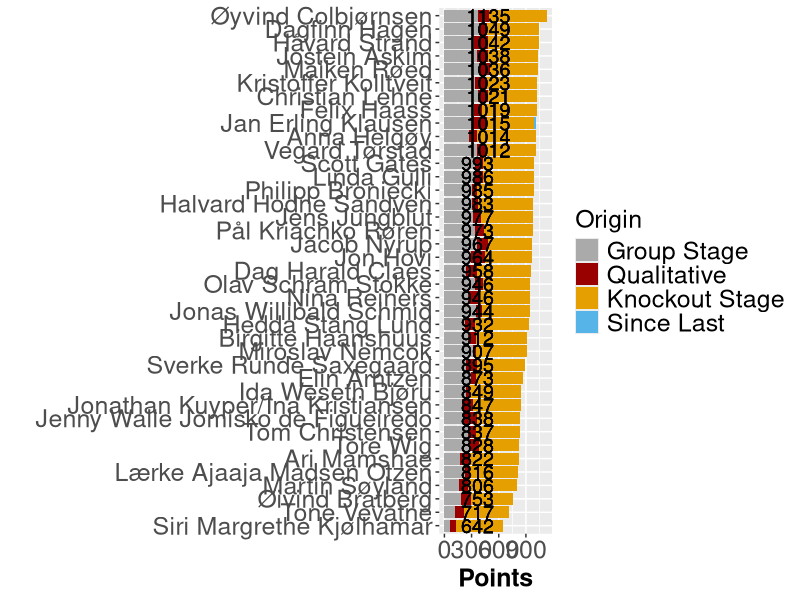

This figure's R source:
## ---- chunk 1

library(tidyverse)
library(readxl)
library(knitr)

knitr::opts_chunk$set(out.width = "100%")

## ---- chunk 2

invisible(Sys.setlocale())
poeng_prev <- tbl_df(read.csv("details49_.csv", sep=";", header = FALSE, encoding = "utf-8"))
poeng_prev$total_prev <- poeng_prev$V2 + poeng_prev$V3 + poeng_prev$V4
poeng_prev <- poeng_prev %>% select(V1, total_prev)

poeng <- tbl_df(read.csv("details49.csv", sep=";", header = FALSE))

poeng$total <- poeng$V2 + poeng$V3 + poeng$V4

poeng <- inner_join(poeng, poeng_prev, by="V1")
poeng$diff <- poeng$total - poeng$total_prev

poeng <- rename(poeng, V35 = V4)
poeng <- rename(poeng, V34 = V3)
poeng <- rename(poeng, V36 = V2)
poeng$V34 <-poeng$V34 - poeng$diff


long_pong <- poeng %>% select(V1, V34, V35, V36, total, diff)  %>% gather(key = V, -V1, -total, value = poeng) %>% arrange(V)

invisible(Sys.setlocale())
ggplot(data = long_pong, aes(x = reorder(V1, total), y=poeng, fill = V)) + 
  geom_bar(stat = "identity") +
  coord_flip() +
  geom_text(aes(V1, 0, label = total), hjust = -0.50, size = 5) +
  ylab("Points") +
  xlab(" ") +
  scale_fill_manual(values=c("#AAAAAA", "#990000", "#E69F00", "#56B4E9"), 
                    name="Origin",
                    breaks=c("V36", "V35", "V34", "diff"),
                    labels=c("Group Stage", "Qualitative", "Knockout Stage", "Since Last")) +
  theme(axis.text=element_text(size=18), axis.title=element_text(size=18,face="bold")) +
  theme(legend.title=element_text(size=18), 
    legend.text=element_text(size=18))
